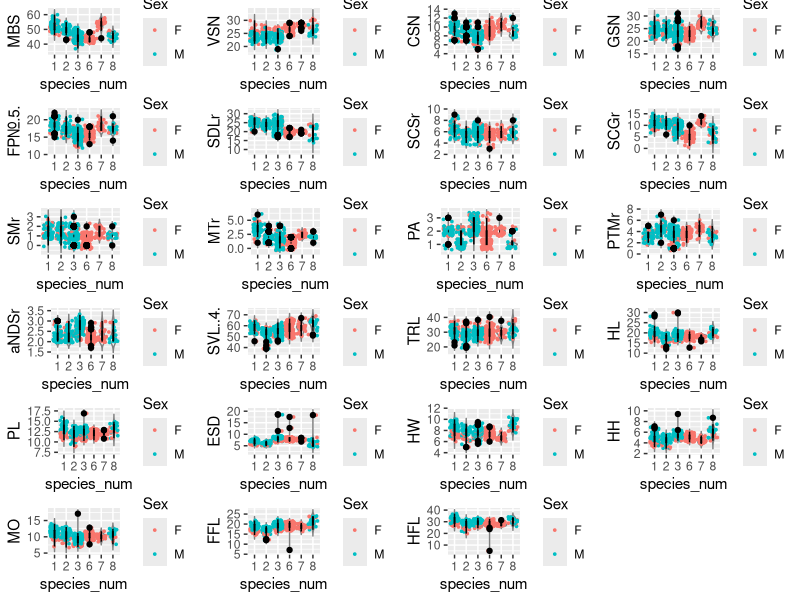
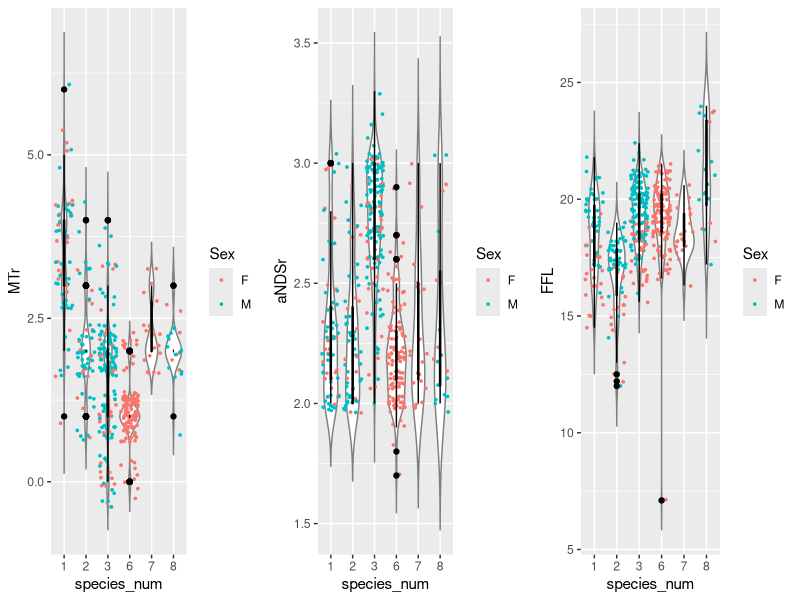
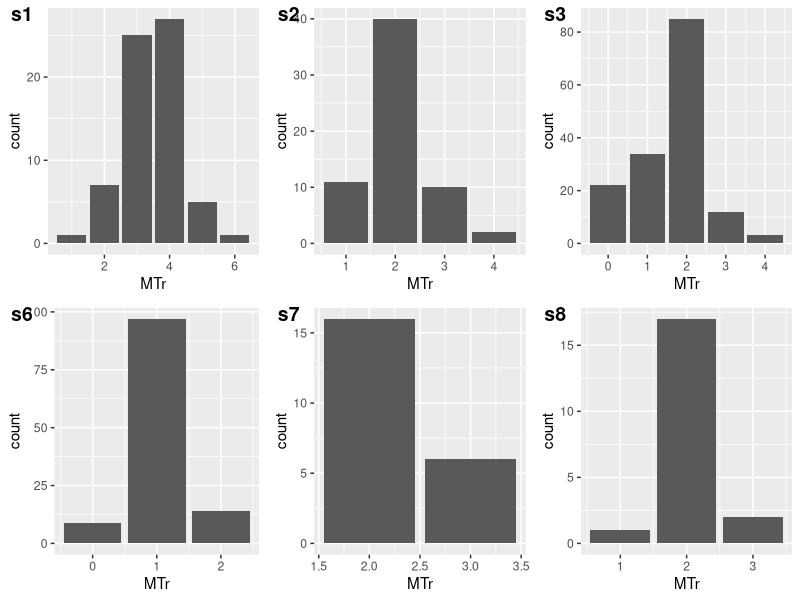
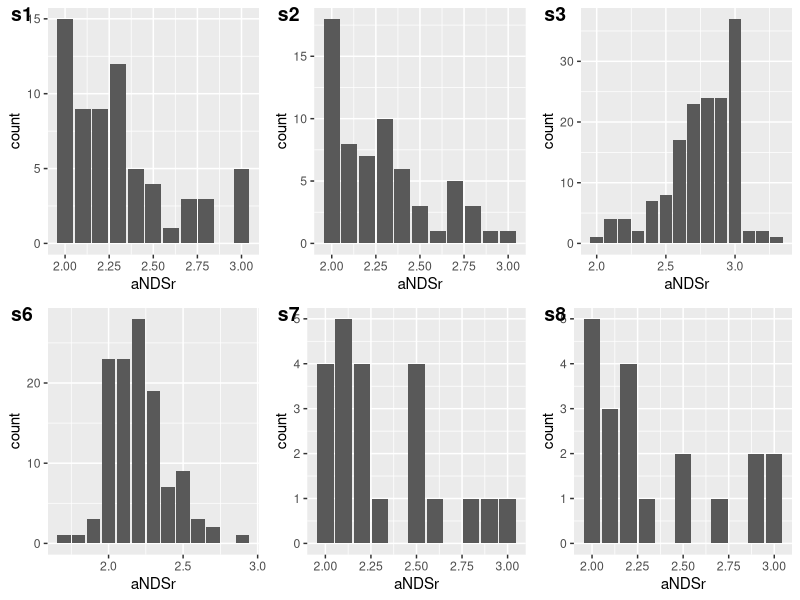
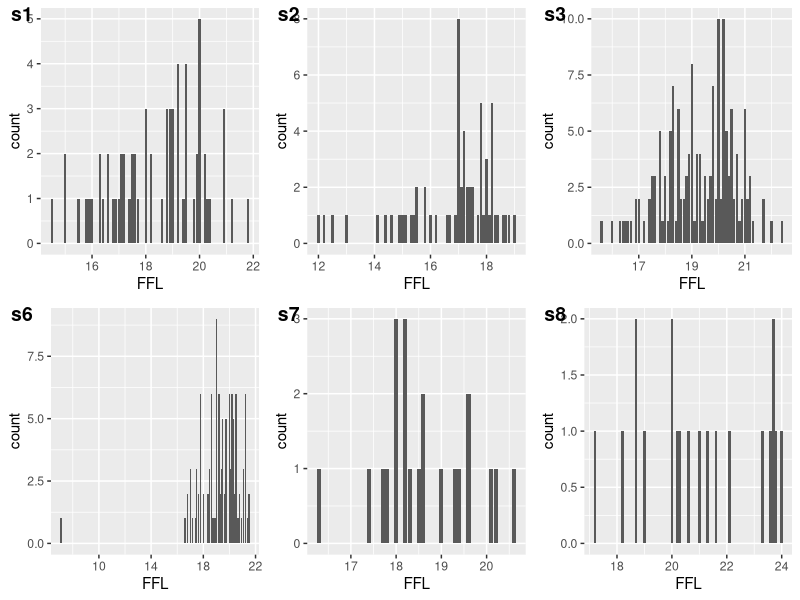

R code for these plots, in order:
## ---- chunk 1
library(dplyr)
library(ggplot2)
library(ggpubr)

species_data <- read.csv("data/Mammoth-2020_Problem.csv", header=TRUE)
## ---- chunk 2
# Generar las graficas
plot_char_dist <- function(col_name){
  ggplot(species_data, aes(x=as.factor(Species_num), y=species_data[[col_name]], color = Sex)) +
    geom_violin(color = "grey50", trim = FALSE) +
    geom_jitter(size=0.6) +
    geom_boxplot(width = 0.05, color = "black") +
    ylab(col_name) +
    xlab("species_num")
}
plots <- lapply(names(species_data)[-(1:3)], plot_char_dist)

ggarrange(plots[[1]],plots[[2]],plots[[3]],plots[[4]],
          plots[[5]],plots[[6]],plots[[7]],plots[[8]],
          plots[[9]],plots[[10]],plots[[11]],plots[[12]],
          plots[[13]],plots[[14]],plots[[15]],plots[[16]],
          plots[[17]],plots[[18]],plots[[19]],plots[[20]],
          plots[[21]],plots[[22]],plots[[23]],
          ncol = 4, nrow = 6)
## ---- chunk 3
ggarrange(plots[[10]],plots[[13]],plots[[22]],
          ncol = 3, nrow = 1)
## ---- chunk 4
# dataframe para cada especie
s1 <- filter(species_data, Species_num==1)
s2 <- filter(species_data, Species_num==2)
s3 <- filter(species_data, Species_num==3)
s6 <- filter(species_data, Species_num==6)
s7 <- filter(species_data, Species_num==7)
s8 <- filter(species_data, Species_num==8)
## ---- chunk 5
s1.MTr <- ggplot(s1, aes(MTr)) + geom_bar()
s2.MTr <- ggplot(s2, aes(MTr)) + geom_bar()
s3.MTr <- ggplot(s3, aes(MTr)) + geom_bar()
s6.MTr <- ggplot(s6, aes(MTr)) + geom_bar()
s7.MTr <- ggplot(s7, aes(MTr)) + geom_bar()
s8.MTr <- ggplot(s8, aes(MTr)) + geom_bar()

ggarrange(s1.MTr, s2.MTr, s3.MTr,
          s6.MTr, s7.MTr, s8.MTr,
          labels = c('s1','s2','s3','s6','s7','s8'),
          ncol = 3, nrow = 2)
## ---- chunk 6
s1.spv <- shapiro.test(s1$MTr)$p.value
s2.spv <- shapiro.test(s2$MTr)$p.value
s3.spv <- shapiro.test(s3$MTr)$p.value
s6.spv <- shapiro.test(s6$MTr)$p.value
s7.spv <- shapiro.test(s7$MTr)$p.value
s8.spv <- shapiro.test(s8$MTr)$p.value

data.frame(
  species = c(1,2,3,6,7,8),
  shapiro_p.values = c(s1.spv, s2.spv, s3.spv, s6.spv, s7.spv, s8.spv))
## ---- chunk 7
s123678.fpv <- friedman.test(cbind(s1$MTr,s2$MTr,s3$MTr,s6$MTr,s7$MTr,s8$MTr))$p.value
s23678.fpv <- friedman.test(cbind(s2$MTr,s3$MTr,s6$MTr,s7$MTr,s8$MTr))$p.value
s12678.fpv <- friedman.test(cbind(s1$MTr,s2$MTr,s6$MTr,s7$MTr,s8$MTr))$p.value
s12378.fpv <- friedman.test(cbind(s1$MTr,s2$MTr,s3$MTr,s7$MTr,s8$MTr))$p.value
s2678.fpv <- friedman.test(cbind(s2$MTr,s6$MTr,s7$MTr,s8$MTr))$p.value
s2378.fpv <- friedman.test(cbind(s2$MTr,s3$MTr,s7$MTr,s8$MTr))$p.value
s278.fpv <- friedman.test(cbind(s2$MTr,s7$MTr,s8$MTr))$p.value

data.frame(
  species.set = c("{1,2,3,6,7,8}", "{2,3,6,7,8}", "{1,2,6,7,8}", 
                  "{1,2,3,7,8}", "{2,6,7,8}", "{2,3,7,8}", "{2,7,8}"),
  friedman_p.value = c(s123678.fpv, s23678.fpv, s12678.fpv, 
                       s12378.fpv, s2678.fpv, s2378.fpv, s278.fpv))
## ---- chunk 8
s1s2.wpv <- wilcox.test(s1$MTr, s2$MTr, alternative="greater")$p.value
s1s3.wpv <- wilcox.test(s1$MTr, s3$MTr, alternative="greater")$p.value
s1s6.wpv <- wilcox.test(s1$MTr, s6$MTr, alternative="greater")$p.value
s1s7.wpv <- wilcox.test(s1$MTr, s7$MTr, alternative="greater")$p.value
s1s8.wpv <- wilcox.test(s1$MTr, s8$MTr, alternative="greater")$p.value
corregido <- prod(c(s1s2.wpv, s1s3.wpv, s1s6.wpv, s1s7.wpv, s1s8.wpv))

data.frame(
  s1.vs = c("s2", "s3", "s6", "s7", "s8", "corregido"),
  wilcoxon_p.value = c(s1s2.wpv, s1s3.wpv, s1s6.wpv, s1s7.wpv, s1s8.wpv, corregido))
## ---- chunk 9
s1.aNDSr <- ggplot(s1, aes(aNDSr)) + geom_bar()
s2.aNDSr <- ggplot(s2, aes(aNDSr)) + geom_bar()
s3.aNDSr <- ggplot(s3, aes(aNDSr)) + geom_bar()
s6.aNDSr <- ggplot(s6, aes(aNDSr)) + geom_bar()
s7.aNDSr <- ggplot(s7, aes(aNDSr)) + geom_bar()
s8.aNDSr <- ggplot(s8, aes(aNDSr)) + geom_bar()

ggarrange(s1.aNDSr, s2.aNDSr, s3.aNDSr,
          s6.aNDSr, s7.aNDSr, s8.aNDSr,
          labels = c('s1','s2','s3','s6','s7','s8'),
          ncol = 3, nrow = 2)
## ---- chunk 10
s1.spv <- shapiro.test(s1$aNDSr)$p.value
s2.spv <- shapiro.test(s2$aNDSr)$p.value
s3.spv <- shapiro.test(s3$aNDSr)$p.value
s6.spv <- shapiro.test(s6$aNDSr)$p.value
s7.spv <- shapiro.test(s7$aNDSr)$p.value
s8.spv <- shapiro.test(s8$aNDSr)$p.value

data.frame(
  species = c(1,2,3,6,7,8),
  shapiro_p.values = c(s1.spv, s2.spv, s3.spv, s6.spv, s7.spv, s8.spv))
## ---- chunk 11
s123678.fpv <- friedman.test(cbind(s1$aNDSr,s2$aNDSr,s3$aNDSr,s6$aNDSr,s7$aNDSr,s8$aNDSr))$p.value
s12678.fpv <- friedman.test(cbind(s1$aNDSr,s2$aNDSr,s6$aNDSr,s7$aNDSr,s8$aNDSr))$p.value

data.frame(
  species.set = c("{1,2,3,6,7,8}", "{1,2,6,7,8}"),
  friedman_p.value = c(s123678.fpv, s12678.fpv))
## ---- chunk 12
s3s1.wpv <- wilcox.test(s3$aNDSr, s1$aNDSr, alternative="greater")$p.value
s3s2.wpv <- wilcox.test(s3$aNDSr, s2$aNDSr, alternative="greater")$p.value
s3s6.wpv <- wilcox.test(s3$aNDSr, s6$aNDSr, alternative="greater")$p.value
s3s7.wpv <- wilcox.test(s3$aNDSr, s7$aNDSr, alternative="greater")$p.value
s3s8.wpv <- wilcox.test(s3$aNDSr, s8$aNDSr, alternative="greater")$p.value
corregido <- prod(c(s3s1.wpv, s3s2.wpv, s3s6.wpv, s3s7.wpv, s3s8.wpv))

data.frame(
  s3.vs = c("s1", "s2", "s6", "s7", "s8", "corregido"),
  wilcoxon_p.value = c(s3s1.wpv, s3s2.wpv, s3s6.wpv, s3s7.wpv, s3s8.wpv, corregido))
## ---- chunk 13
s1.FFL <- ggplot(s1, aes(FFL)) + geom_bar()
s2.FFL <- ggplot(s2, aes(FFL)) + geom_bar()
s3.FFL <- ggplot(s3, aes(FFL)) + geom_bar()
s6.FFL <- ggplot(s6, aes(FFL)) + geom_bar()
s7.FFL <- ggplot(s7, aes(FFL)) + geom_bar()
s8.FFL <- ggplot(s8, aes(FFL)) + geom_bar()

ggarrange(s1.FFL, s2.FFL, s3.FFL,
          s6.FFL, s7.FFL, s8.FFL,
          labels = c('s1','s2','s3','s6','s7','s8'),
          ncol = 3, nrow = 2)
## ---- chunk 14
s1.spv <- shapiro.test(s1$FFL)$p.value
s2.spv <- shapiro.test(s2$FFL)$p.value
s3.spv <- shapiro.test(s3$FFL)$p.value
s6.spv <- shapiro.test(s6$FFL)$p.value
s7.spv <- shapiro.test(s7$FFL)$p.value
s8.spv <- shapiro.test(s8$FFL)$p.value

data.frame(
  species = c(1,2,3,6,7,8),
  shapiro_p.values = c(s1.spv, s2.spv, s3.spv, s6.spv, s7.spv, s8.spv))
## ---- chunk 15
s123678.fpv <- friedman.test(cbind(s1$FFL,s2$FFL,s3$FFL,s6$FFL,s7$FFL,s8$FFL))$p.value
s12367.fpv <- friedman.test(cbind(s1$FFL,s2$FFL,s3$FFL,s6$FFL,s7$FFL))$p.value
s13678.fpv <- friedman.test(cbind(s1$FFL,s3$FFL,s6$FFL,s7$FFL,s8$FFL))$p.value
s1367.fpv <- friedman.test(cbind(s1$FFL,s3$FFL,s6$FFL,s7$FFL))$p.value

data.frame(
  species.set = c("{1,2,3,6,7,8}", "{1,2,3,6,7}", "{1,3,6,7,8}", "{1,3,6,7}"),
  friedman_p.value = c(s123678.fpv, s12367.fpv, s13678.fpv, s1367.fpv))
## ---- chunk 16
s8s1.wpv <- wilcox.test(s8$FFL, s1$FFL, alternative="greater")$p.value
s8s2.wpv <- wilcox.test(s8$FFL, s2$FFL, alternative="greater")$p.value
s8s3.wpv <- wilcox.test(s8$FFL, s3$FFL, alternative="greater")$p.value
s8s6.wpv <- wilcox.test(s8$FFL, s6$FFL, alternative="greater")$p.value
s8s7.wpv <- wilcox.test(s8$FFL, s7$FFL, alternative="greater")$p.value
corregido <- prod(c(s8s1.wpv, s8s2.wpv, s8s3.wpv, s8s6.wpv, s8s7.wpv))

data.frame(
  s8.vs = c("s1", "s2", "s3", "s6", "s7", "corregido"),
  wilcoxon_p.value = c(s8s1.wpv, s8s2.wpv, s8s3.wpv, s8s6.wpv, s8s7.wpv,  corregido))
